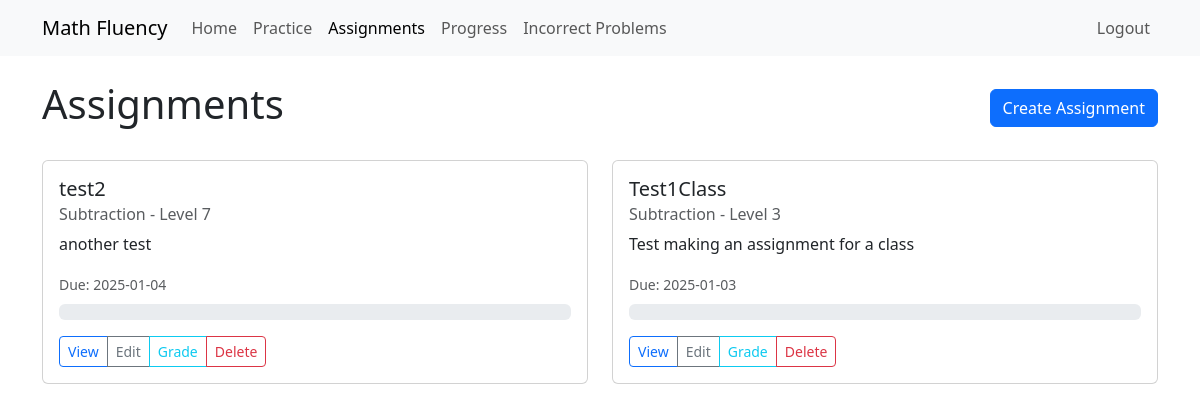
Screenshot of /assignments (signed in) with the database file from the repository.
### models/assignment.py (models this page shows, shortened)
class Assignment(db.Model):
    id = db.Column(db.Integer, primary_key=True)
    title = db.Column(db.String(100), nullable=False)
    description = db.Column(db.String(500))
    operation = db.Column(db.String(20), nullable=False)  # 'addition' or 'multiplication'
    level = db.Column(db.Integer, nullable=False)
    required_problems = db.Column(db.Integer, default=10)
    min_correct_percentage = db.Column(db.Integer, default=80)
    active = db.Column(db.Boolean, default=True)  # Whether the assignment is visible to students
    custom_number1 = db.Column(db.Integer)
    custom_number2 = db.Column(db.Integer)
    max_attempts_per_problem = db.Column(db.Integer, default=None)  # None means unlimited
    show_solution_after_attempts = db.Column(db.Integer, default=3)
    requires_work_shown = db.Column(db.Boolean, default=False)
    is_template = db.Column(db.Boolean, default=False)  # Can be saved as template
    partial_credit = db.Column(db.Boolean, default=True)
    late_submission_policy = db.Column(db.String(20), default='no_credit')  # no_credit, partial_credit, full_credit
    visibility = db.Column(db.String(20), default='immediate')  # immediate, date, prerequisite
    practice_mode_enabled = db.Column(db.Boolean, default=True)
    hint_system = db.Column(db.JSON)  # Store multiple levels of hints
    video_tutorial_url = db.Column(db.String(500))
    created_at = db.Column(db.DateTime, default=datetime.utcnow)
    available_from = db.Column(db.DateTime)
    due_date = db.Column(db.DateTime, nullable=False)
    is_graded = db.Column(db.Boolean, default=False)
    graded_at = db.Column(db.DateTime)
    is_class_assignment = db.Column(db.Boolean, default=True)
    teacher_id = db.Column(db.Integer, db.ForeignKey('user.id'), nullable=False)
    class_id = db.Column(db.Integer, db.ForeignKey('class.id'), nullable=True)
    teacher = db.relationship('User', backref='created_assignments', foreign_keys=[teacher_id])
    assigned_class = db.relationship('Class', backref='assignments')
    individual_students = db.relationship('User', secondary=student_assignments, backref='individual_assignments')
    student_progress = db.relationship('AssignmentProgress', backref='assignment', lazy='dynamic')
    prerequisites = db.relationship(
        'Assignment', secondary=prerequisite_assignments,
        primaryjoin=(prerequisite_assignments.c.assignment_id == id),
        secondaryjoin=(prerequisite_assignments.c.prerequisite_id == id),
        backref='required_for'
    )

### routes/assignment_routes.py (the view)
@assignment_bp.route('/assignments')
@login_required
def list_assignments():
    if not current_user.is_teacher:
        flash('Access denied. Teachers only.', 'danger')
        return redirect(url_for('main.index'))
    assignments = Assignment.query.filter_by(teacher_id=current_user.id).all()
    return render_template('assignments/teacher_list.html', assignments=assignments)

### app.py (called while the page is built)
@login_manager.user_loader
def load_user(user_id):
    return User.query.get(int(user_id))

### templates/assignments/teacher_list.html (shortened to what this page needs)
{% extends "base.html" %}
{% block content %}
<div class="container mt-4">
    <div class="d-flex justify-content-between align-items-center mb-4">
        <h1>Assignments</h1>
        <a href="{{ url_for('assignment.create_assignment') }}" class="btn btn-primary">
             Create Assignment
        </a>
    </div>
    {% if assignments %}
    <div class="row">
        {% for assignment in assignments %}
        <div class="col-md-6 mb-4">
            <div class="card">
                <div class="card-body">
                    <h5 class="card-title">{{ assignment.title }}</h5>
                    <h6 class="card-subtitle mb-2 text-muted">
                        {{ assignment.operation.title() }} - Level {{ assignment.level }}
                    </h6>
                    <p class="card-text">{{ assignment.description }}</p>
                    <div class="mb-2">
                        <small class="text-muted">
                            Due: {{ assignment.due_date.strftime('%Y-%m-%d') }}
                        </small>
                    </div>
                    <div class="progress mb-3">
                        {% set completed = assignment.student_progress.filter_by(completed=true).count() %}
                        {% set total = assignment.student_progress.count() %}
                        {% set percentage = (completed / total * 100) if total > 0 else 0 %}
                    </div>
                    <div class="btn-group">
                        <a href="{{ url_for('assignment.view_assignment', id=assignment.id) }}"
                           class="btn btn-sm btn-outline-primary">
                            View
                        </a>
                        <a href="{{ url_for('assignment.edit_assignment', id=assignment.id) }}"
                           class="btn btn-sm btn-outline-secondary">
                            Edit
                        </a>
                        <a href="{{ url_for('assignment.grade_assignment', id=assignment.id) }}"
                           class="btn btn-sm btn-outline-info">
                            Grade
                        </a>
                        <button type="button"
                                onclick="deleteAssignment({{ assignment.id }})"
                                class="btn btn-sm btn-outline-danger">
                            Delete
                        </button>
                    </div>
                </div>
            </div>
        </div>
        {% endfor %}
    </div>
    {% else %}
    <div class="alert alert-info">
        No assignments created yet. Click the "Create Assignment" button to get started!
    </div>
    {% endif %}
</div>
{% endblock %}

### rows the page displays
Assignment: title "test2", operation "Subtraction", level "7", description "another test", due_date "2025-01-04"
Assignment: title "Test1Class", operation "Subtraction", level "3", description "Test making an assignment for a class", due_date "2025-01-03"
